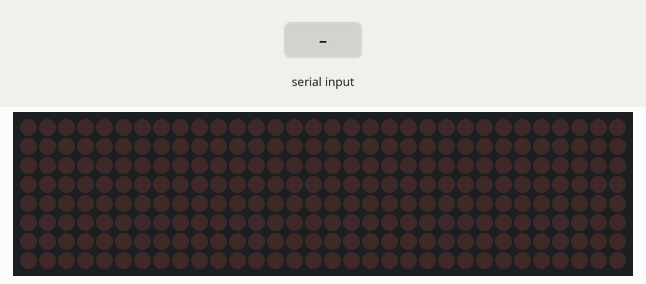
Simulated run of this sketch. Board: Arduino Uno, built with avr-gcc and run on an emulated ATmega328P. On the bench: 32×8 LED matrix. The inputs (shaded band) are chosen by the test bench. What the sketch prints to the serial monitor is not drawn.

Above: at 1.2 s.
1.3 s: "LEFT\n" received over Serial
At 1.82 s:
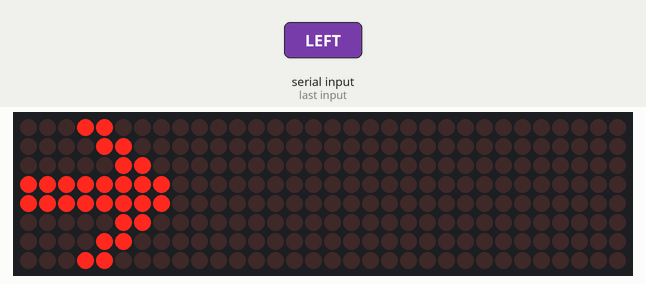
At 3.6 s:
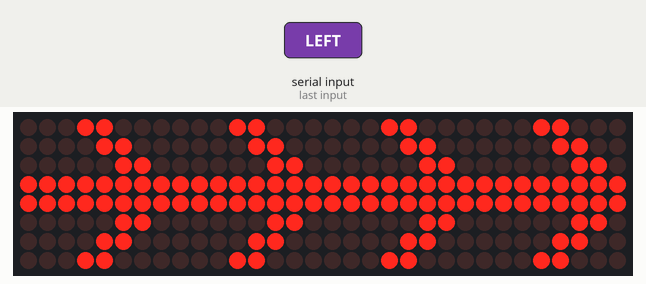
4.3 s: "RIGHT\n" received over Serial
At 6.6 s:
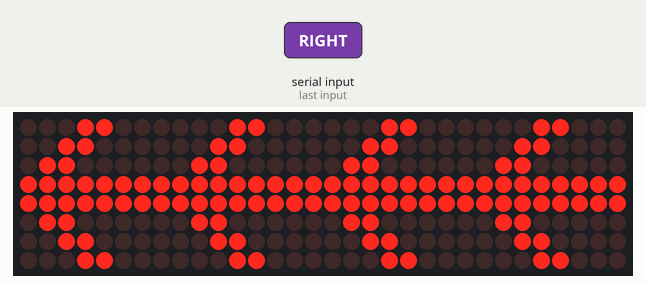
7.3 s: "STOP\n" received over Serial
Timing chart, 0 to 10.3 s (numbered marks = the images above; inputs shaded):
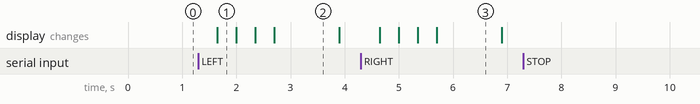

The sketch:

TestMAX7219.ino
```cpp
// บอร์ดแยกสำหรับควบคุมไฟเลี้ยว MAX7219 4-in-1
// รับคำสั่งจาก Raspberry Pi ผ่าน USB Serial

#include "DisplayConfig.h"
#include "TurnIndicator.h"

char commandBuffer[20];
uint8_t commandIndex = 0;

void processCommand(char command[]) {
  if (strcmp(command, "LEFT") == 0) {
    turnIndicatorSet(TURN_LEFT);
  }
  else if (strcmp(command, "RIGHT") == 0) {
    turnIndicatorSet(TURN_RIGHT);
  }
  else if (strcmp(command, "STOP") == 0 ||
           strcmp(command, "FORWARD") == 0 ||
           strcmp(command, "BACKWARD") == 0) {
    turnIndicatorSet(TURN_OFF);
  }
}

void readRaspberryPiCommand() {
  while (Serial.available() > 0) {
    char received = Serial.read();

    if (received == '\r') {
      continue;
    }

    if (received == '\n') {
      commandBuffer[commandIndex] = '\0';
      processCommand(commandBuffer);
      commandIndex = 0;
    }
    else if (commandIndex < sizeof(commandBuffer) - 1) {
      commandBuffer[commandIndex++] = received;
    }
    else {
      commandIndex = 0;
    }
  }
}

void setup() {
  Serial.begin(115200);
  turnIndicatorBegin();
  Serial.println(F("MAX7219:READY"));
}

void loop() {
  readRaspberryPiCommand();
  turnIndicatorUpdate();
}
```

TurnIndicator.cpp
```cpp
#include "TurnIndicator.h"

#include <MD_MAX72xx.h>
#include "DisplayConfig.h"

namespace {
  MD_MAX72XX matrix(
    MD_MAX72XX::FC16_HW,
    LED_MATRIX_DIN_PIN,
    LED_MATRIX_CLK_PIN,
    LED_MATRIX_CS_PIN,
    MAX7219_COUNT
  );

  enum AnimationPhase : uint8_t {
    PHASE_BUILD,
    PHASE_HOLD,
    PHASE_BLANK
  };

  TurnSignal currentSignal = TURN_OFF;
  AnimationPhase animationPhase = PHASE_BUILD;
  uint8_t animationStep = 0;
  uint8_t completedBlinkCycles = 0;
  unsigned long lastAnimationStep = 0;

  uint8_t arrowRight[8] = {
    0b00011000,
    0b00001100,
    0b00000110,
    0b11111111,
    0b11111111,
    0b00000110,
    0b00001100,
    0b00011000
  };

  uint8_t arrowLeft[8] = {
    0b00011000,
    0b00110000,
    0b01100000,
    0b11111111,
    0b11111111,
    0b01100000,
    0b00110000,
    0b00011000
  };

  void drawArrow(uint8_t module, const uint8_t picture[]) {
    uint8_t firstColumn = module * 8;

    for (uint8_t row = 0; row < 8; row++) {
      for (uint8_t column = 0; column < 8; column++) {
        bool ledOn = bitRead(picture[row], 7 - column);
        matrix.setPoint(row, firstColumn + column, ledOn);
      }
    }
  }
}

void turnIndicatorBegin() {
  matrix.begin();
  matrix.control(MD_MAX72XX::INTENSITY, MAX7219_BRIGHTNESS);
  matrix.control(MD_MAX72XX::UPDATE, MD_MAX72XX::OFF);
  matrix.clear();
  matrix.update();
  if (TURN_INDICATOR_DEMO_MODE) {
    currentSignal = TURN_LEFT;
    animationPhase = PHASE_BUILD;
    animationStep = 0;
    completedBlinkCycles = 0;
    lastAnimationStep = millis();
  }
}

void turnIndicatorSet(TurnSignal signal) {
  if (TURN_INDICATOR_DEMO_MODE) {
    return;
  }

  if (currentSignal == signal) {
    return;
  }

  currentSignal = signal;
  animationPhase = PHASE_BUILD;
  animationStep = 0;
  lastAnimationStep = millis();
  matrix.clear();
  matrix.update();
}

void turnIndicatorUpdate() {
  if (currentSignal == TURN_OFF) {
    return;
  }

  unsigned long now = millis();
  unsigned long phaseDuration = TURN_SIGNAL_SEGMENT_MS;
  if (animationPhase == PHASE_HOLD) phaseDuration = TURN_SIGNAL_HOLD_MS;
  if (animationPhase == PHASE_BLANK) phaseDuration = TURN_SIGNAL_OFF_MS;
  if (now - lastAnimationStep < phaseDuration) return;

  lastAnimationStep = now;
  switch (animationPhase) {
    case PHASE_BUILD: {
      uint8_t module = animationStep;
      if (currentSignal == TURN_RIGHT) {
        drawArrow(module, arrowRight);
      } else {
        drawArrow(MAX7219_COUNT - 1 - module, arrowLeft);
      }
      animationStep++;
      if (animationStep >= MAX7219_COUNT) animationPhase = PHASE_HOLD;
      matrix.update();
      break;
    }

    case PHASE_HOLD:
      matrix.clear();
      matrix.update();
      animationPhase = PHASE_BLANK;
      break;

    case PHASE_BLANK:
      animationStep = 0;
      if (TURN_INDICATOR_DEMO_MODE) {
        completedBlinkCycles++;
        if (completedBlinkCycles >= TURN_INDICATOR_DEMO_CYCLES_PER_SIDE) {
          completedBlinkCycles = 0;
          currentSignal = currentSignal == TURN_LEFT ? TURN_RIGHT : TURN_LEFT;
        }
      }
      animationPhase = PHASE_BUILD;
      break;
  }
}
```

TurnIndicator.h
```cpp
#ifndef TURN_INDICATOR_H
#define TURN_INDICATOR_H

#include <Arduino.h>

enum TurnSignal : uint8_t {
  TURN_OFF,
  TURN_LEFT,
  TURN_RIGHT
};

void turnIndicatorBegin();
void turnIndicatorSet(TurnSignal signal);
void turnIndicatorUpdate();

#endif
```

DisplayConfig.h
```cpp
#ifndef ROBOTCONFIG_H
#define ROBOTCONFIG_H

#include <Arduino.h>

// L298 pins

#define IN4 7
#define IN1 8
#define IN2 9
#define ENA 10
#define ENB 11
#define IN3 12

// MAX7219 rear turn-indicator matrix (software SPI)
#define LED_MATRIX_DIN_PIN 4
#define LED_MATRIX_CS_PIN 5
#define LED_MATRIX_CLK_PIN 6

// MAX7219 turn-indicator display settings
constexpr uint8_t MAX7219_COUNT = 4;
// Keep the test display dim so a phone camera can capture individual LEDs
// without clipping them into a solid block.
constexpr uint8_t MAX7219_BRIGHTNESS = 0;

// Set true only for standalone indicator debugging. Keep false for robot use,
// where the Raspberry Pi selects the requested turn signal.
constexpr bool TURN_INDICATOR_DEMO_MODE = false;
constexpr uint8_t TURN_INDICATOR_DEMO_CYCLES_PER_SIDE = 5;

// In normal mode the Raspberry Pi selects left, right, or off. Debug demo mode
// above ignores Pi indicator commands and alternates sides autonomously.
constexpr unsigned long TURN_SIGNAL_SEGMENT_MS = 350;
constexpr unsigned long TURN_SIGNAL_HOLD_MS = 1200;
constexpr unsigned long TURN_SIGNAL_OFF_MS = 900;

// Right Encoder Pins

#define RIGHT_ENC_A A1
#define RIGHT_ENC_B A0

// Left Encoder Pins

#define LEFT_ENC_A A3
#define LEFT_ENC_B A2

// Wheel size

#define WHEEL_RADIUS 0.065 //  6.5 cm
#define WHEEL_BASE 0.343   // 34.3 cm

// Motor Variable
#define TICKS_PER_REV 1920.0

#endif // ROBOTCONFIG_H
```

Measured:
- after the input at 1.3 s, the display: changes after 0.35 s (image 1)
- after the input at 4.3 s, the display: first changes after 0.35 s (image 3 shows a later state)
- after the input at 7.3 s, every drawn part: stays the same
- what the display in image 2 shows lasts 1.2 s, from 2.7 s to 3.9 s
